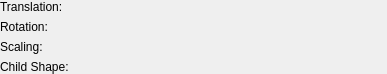
<?xml version="1.0" encoding="UTF-8"?>
<ui version="4.0">
 <class>TransformShapeSetter</class>
 <widget class="QWidget" name="TransformShapeSetter">
  <property name="geometry">
   <rect>
    <x>0</x>
    <y>0</y>
    <width>387</width>
    <height>66</height>
   </rect>
  </property>
  <property name="windowTitle">
   <string>Form</string>
  </property>
  <layout class="QFormLayout" name="formLayout">
   <property name="leftMargin">
    <number>0</number>
   </property>
   <property name="topMargin">
    <number>0</number>
   </property>
   <property name="rightMargin">
    <number>0</number>
   </property>
   <property name="bottomMargin">
    <number>0</number>
   </property>
   <item row="0" column="0">
    <widget class="QLabel" name="label">
     <property name="text">
      <string>Translation:</string>
     </property>
    </widget>
   </item>
   <item row="0" column="1">
    <widget class="Vec3Setter" name="widgetTranslation" native="true"/>
   </item>
   <item row="1" column="0">
    <widget class="QLabel" name="label_2">
     <property name="text">
      <string>Rotation:</string>
     </property>
    </widget>
   </item>
   <item row="2" column="0">
    <widget class="QLabel" name="label_3">
     <property name="text">
      <string>Scaling:</string>
     </property>
    </widget>
   </item>
   <item row="2" column="1">
    <widget class="Vec3Setter" name="widgetScaling" native="true"/>
   </item>
   <item row="3" column="0">
    <widget class="QLabel" name="label_4">
     <property name="text">
      <string>Child Shape:</string>
     </property>
    </widget>
   </item>
   <item row="1" column="1">
    <widget class="RotationSetter" name="widgetRotation" native="true"/>
   </item>
   <item row="3" column="1">
    <widget class="ShapeSelector" name="widgetShape" native="true"/>
   </item>
  </layout>
 </widget>
 <customwidgets>
  <customwidget>
   <class>Vec3Setter</class>
   <extends>QWidget</extends>
   <header>vec3setter.h</header>
   <container>1</container>
  </customwidget>
  <customwidget>
   <class>RotationSetter</class>
   <extends>QWidget</extends>
   <header>rotationsetter.h</header>
   <container>1</container>
  </customwidget>
  <customwidget>
   <class>ShapeSelector</class>
   <extends>QWidget</extends>
   <header>shapeselector.h</header>
   <container>1</container>
  </customwidget>
 </customwidgets>
 <resources/>
 <connections/>
</ui>
